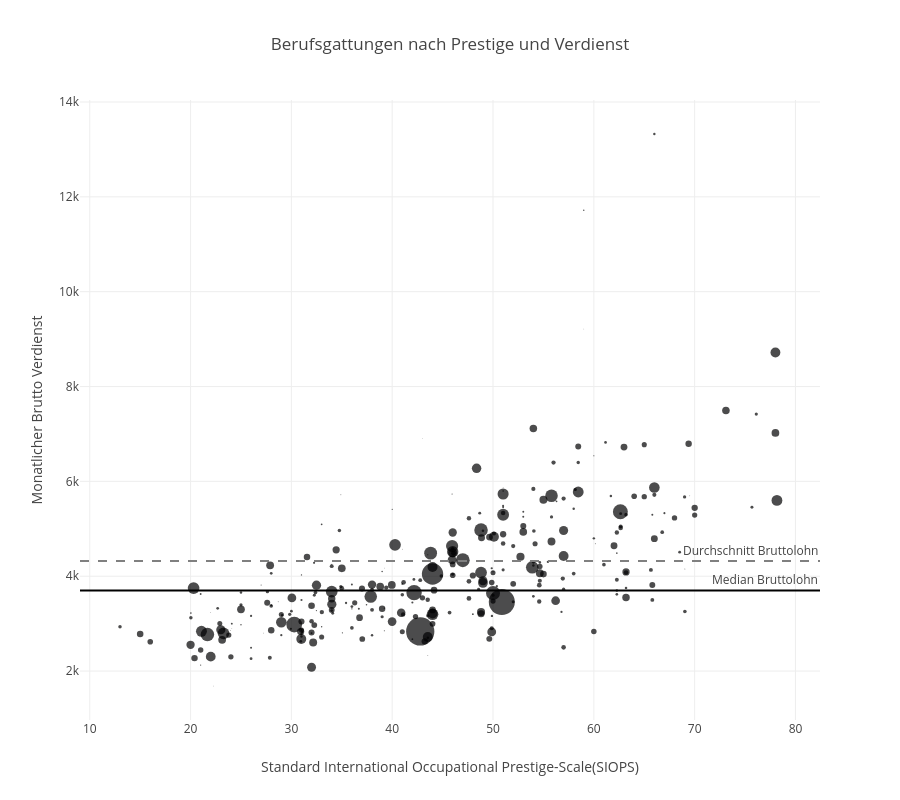

Notebook source saved alongside this figure:
### Code cell
#TODO Sekrtariatsleiter sind drin why?
colors = [
    "#2f4f4f",  # darkslategray
    "#a0522d",  # sienna
    "#006400",  # darkgreen
    "#00008b",  # darkblue
    "#ff0000",  # red
    "#ffa500",  # orange
    "#ff69b4",   # hotpink
    "#00ff00",  # lime
    "#00fa9a",  # mediumspringgreen
    "#00ffff",  # aqua
    "#0000ff",  # blue
    "#d8bfd8",  # thistle
    "#ff00ff",  # fuchsia
    "#1e90ff",  # dodgerblue
    "#f0e68c",  # khaki
    "#ffff00",  # yellow
]



fig = px.scatter(
    working_class_only,
    x='siops',
    y='median_brutto_group_mean',
    size='Anzahl_x',  # Set the size of the markers
    #color='oesch',  # Set the color of the markers based on 'oesch'
    #symbol='oesch',
    hover_data=['Berufsgattung(ISCO-Stufe 4)', 'Anzahl_x'],
    title='Berufsgattungen nach Prestige und Verdienst',
    labels={'siops': 'Standard International Occupational Prestige-Scale(SIOPS)', 'median_brutto_group_mean': 'Monatlicher Brutto Verdienst'},
    #color_discrete_sequence=colors
)
fig.add_hline(y=4346, line_color="black", annotation_text="Median Bruttolohn 2024", annotation_position="top right")

#fig.add_hline(y=4323, line_dash="dash", line_color="grey", annotation_text="Durchschnitt Bruttolohn", annotation_position="top right")


fig.update_layout(
    width=900,
    height=800
)
# Show the plot
fig.show()

### Figure 1 — Plotly figure (JSON) as saved in the notebook; plotly's stock layout.template omitted (floating-point values rounded to 4 significant figures; data arrays with more than 128 entries replaced by an {"elided": "..."} marker saying what was removed)
{"data": [{"customdata": {"elided": "312x2 mixed values"}, "hovertemplate": "Standard International Occupational Prestige-Scale(SIOPS)=%{x}<br>Monatlicher Brutto Verdienst=%{y}<br>Anzahl_x=%{customdata[1]}<br>Berufsgattung(ISCO-Stufe 4)=%{customdata[0]}<extra></extra>", "legendgroup": "", "marker": {"color": "#000001", "size": {"elided": "312 int values"}, "sizemode": "area", "sizeref": 5242.0, "symbol": "circle"}, "mode": "markers", "name": "", "orientation": "v", "showlegend": false, "type": "scatter", "x": {"elided": "312 float values"}, "xaxis": "x", "y": {"elided": "312 float values"}, "yaxis": "y"}], "layout": {"annotations": [{"showarrow": false, "text": "Median Bruttolohn", "x": 1, "xanchor": "right", "xref": "x domain", "y": 3700, "yanchor": "bottom", "yref": "y"}, {"showarrow": false, "text": "Durchschnitt Bruttolohn", "x": 1, "xanchor": "right", "xref": "x domain", "y": 4323, "yanchor": "bottom", "yref": "y"}], "height": 800, "legend": {"itemsizing": "constant", "tracegroupgap": 0}, "shapes": [{"line": {"color": "black"}, "type": "line", "x0": 0, "x1": 1, "xref": "x domain", "y0": 3700, "y1": 3700, "yref": "y"}, {"line": {"color": "grey", "dash": "dash"}, "type": "line", "x0": 0, "x1": 1, "xref": "x domain", "y0": 4323, "y1": 4323, "yref": "y"}], "title": {"text": "Berufsgattungen nach Prestige und Verdienst"}, "width": 900, "xaxis": {"anchor": "y", "domain": [0, 1], "title": {"text": "Standard International Occupational Prestige-Scale(SIOPS)"}}, "yaxis": {"anchor": "x", "domain": [0, 1], "title": {"text": "Monatlicher Brutto Verdienst"}}}}
